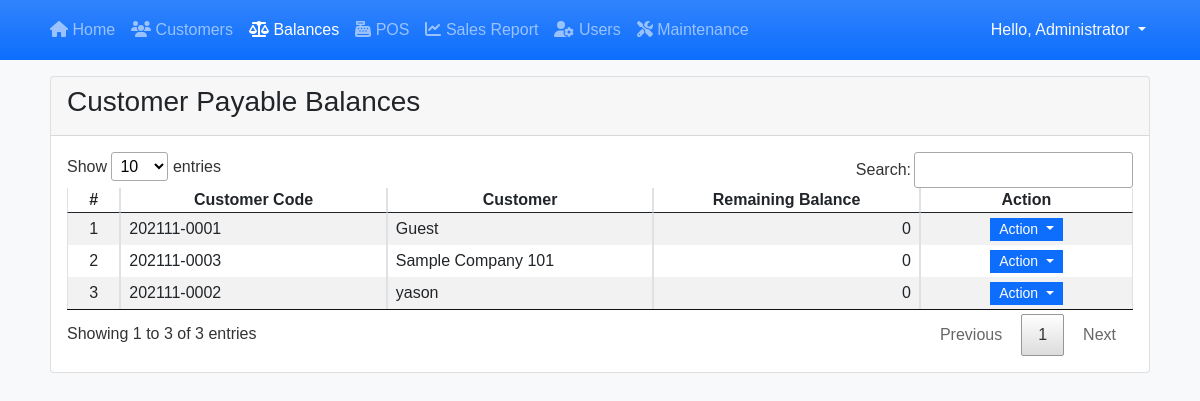
/?page=balances (signed in), run on the app's committed database.
### tables this page shows
CREATE TABLE `customer_list` (
            `customer_id` INTEGER NOT NULL PRIMARY KEY AUTOINCREMENT,
            `customer_code` TEXT NOT NULL,
            `fullname` TEXT NOT NULL,
            `contact` TEXT NOT NULL,
            `email` TEXT NOT NULL,
            `address` TEXT NOT NULL,
            `status` INTEGER NOT NULL DEFAULT 1
        );

### balances.php (the view, shortened to what this page needs)
<div class="card">
    <div class="card-header d-flex justify-content-between">
        <h3 class="card-title">Customer Payable Balances</h3>
    </div>
    <div class="card-body">
        <table class="table table-hover table-striped table-bordered">
            <colgroup>
                <col width="5%">
                <col width="25%">
                <col width="25%">
                <col width="25%">
                <col width="20%">
            </colgroup>
            <thead>
                <tr>
                    <th class="text-center p-0">#</th>
                    <th class="text-center p-0">Customer Code</th>
                    <th class="text-center p-0">Customer</th>
                    <th class="text-center p-0">Remaining Balance</th>
                    <th class="text-center p-0">Action</th>
                </tr>
            </thead>
            <tbody>
                <?php
                $sql = "SELECT * FROM `customer_list` order by `fullname` asc";
                $qry = $conn->query($sql);
                $i = 1;
                    while($row = $qry->fetchArray()):
                        $debts = $conn->query("SELECT SUM(amount) FROM `debt_list` where customer_id = '{$row['customer_id']}'")->fetchArray()[0];
                        $payments = $conn->query("SELECT SUM(amount) FROM `payment_list` where customer_id = '{$row['customer_id']}'")->fetchArray()[0];
                        $debts =$debts > 0 ? $debts : 0;
                        $payments =$payments > 0 ? $payments : 0;
                        $row['balance'] = $debts - $payments;
                ?>
                <tr class="">
                    <td class="text-center p-0"><?php echo $i++; ?></td>
                    <td class="py-1 px-2"><?php echo $row['customer_code'] ?></td>
                    <td class="py-1 px-2"><?php echo $row['fullname'] ?></td>
                    <td class="py-1 px-2 text-end"><?php echo number_format($row['balance']) ?></td>
                    <td class="text-center py-1 px-2">
                        <div class="btn-group" role="group">
                            <button id="btnGroupDrop1" type="button" class="btn btn-primary dropdown-toggle btn-sm rounded-0 py-0" data-bs-toggle="dropdown" aria-expanded="false">
                            Action
                            </button>
                        </div>
                    </td>
                </tr>
                <?php endwhile; ?>
            </tbody>
        </table>
    </div>
</div>

### index.php (style rules this page uses)
:root { --bs-success-rgb: 71, 222, 152 !important; }
html, body { height: 100%; width: 100%; background-color: #f8f9fa; margin: 0; padding: 0; font-family: 'Arial', sans-serif; }

### data on the page
customer_list: customer_code "202111-0001", fullname "Guest", balance "0"
customer_list: customer_code "202111-0003", fullname "Sample Company 101", balance "0"
customer_list: customer_code "202111-0002", fullname "yason", balance "0"

### other printed values
$_SESSION['fullname'] "Administrator"
